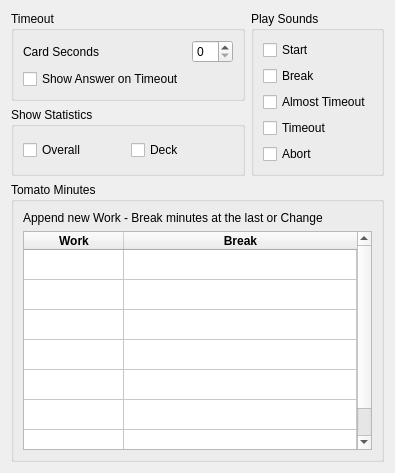
<?xml version="1.0" encoding="UTF-8"?>
<ui version="4.0">
 <class>dlg_config</class>
 <widget class="QDialog" name="dlg_config">
  <property name="geometry">
   <rect>
    <x>0</x>
    <y>0</y>
    <width>395</width>
    <height>473</height>
   </rect>
  </property>
  <property name="windowTitle">
   <string>Config</string>
  </property>
  <property name="windowIcon">
   <iconset resource="resource.qrc">
    <normaloff>:/icon/setting.png</normaloff>:/icon/setting.png</iconset>
  </property>
  <layout class="QGridLayout" name="gridLayout_6">
   <item row="0" column="0">
    <layout class="QHBoxLayout" name="horizontalLayout_3">
     <item>
      <layout class="QVBoxLayout" name="verticalLayout_3">
       <item>
        <widget class="QGroupBox" name="groupBox_2">
         <property name="title">
          <string>Timeout</string>
         </property>
         <layout class="QGridLayout" name="gridLayout_2">
          <item row="0" column="0">
           <layout class="QVBoxLayout" name="verticalLayout_2">
            <item>
             <layout class="QHBoxLayout" name="horizontalLayout">
              <item>
               <widget class="QLabel" name="label">
                <property name="text">
                 <string>Card Seconds</string>
                </property>
               </widget>
              </item>
              <item>
               <spacer name="horizontalSpacer">
                <property name="orientation">
                 <enum>Qt::Horizontal</enum>
                </property>
                <property name="sizeHint" stdset="0">
                 <size>
                  <width>40</width>
                  <height>20</height>
                 </size>
                </property>
               </spacer>
              </item>
              <item>
               <widget class="QSpinBox" name="spin_card_secs"/>
              </item>
             </layout>
            </item>
            <item>
             <widget class="QCheckBox" name="check_answer_timeout">
              <property name="text">
               <string>Show Answer on Timeout</string>
              </property>
             </widget>
            </item>
           </layout>
          </item>
         </layout>
        </widget>
       </item>
       <item>
        <widget class="QGroupBox" name="groupBox">
         <property name="title">
          <string>Show Statistics</string>
         </property>
         <layout class="QGridLayout" name="gridLayout">
          <item row="0" column="0">
           <layout class="QHBoxLayout" name="horizontalLayout_2">
            <item>
             <widget class="QCheckBox" name="check_overall">
              <property name="text">
               <string>Overall</string>
              </property>
             </widget>
            </item>
            <item>
             <widget class="QCheckBox" name="check_deck">
              <property name="text">
               <string>Deck</string>
              </property>
             </widget>
            </item>
           </layout>
          </item>
         </layout>
        </widget>
       </item>
      </layout>
     </item>
     <item>
      <widget class="QGroupBox" name="groupBox_3">
       <property name="title">
        <string>Play Sounds</string>
       </property>
       <layout class="QGridLayout" name="gridLayout_3">
        <item row="0" column="0">
         <layout class="QVBoxLayout" name="verticalLayout">
          <item>
           <widget class="QCheckBox" name="check_start">
            <property name="text">
             <string>Start</string>
            </property>
           </widget>
          </item>
          <item>
           <widget class="QCheckBox" name="check_break">
            <property name="text">
             <string>Break</string>
            </property>
           </widget>
          </item>
          <item>
           <widget class="QCheckBox" name="check_almost_timeout">
            <property name="text">
             <string>Almost Timeout</string>
            </property>
           </widget>
          </item>
          <item>
           <widget class="QCheckBox" name="check_timeout">
            <property name="text">
             <string>Timeout</string>
            </property>
           </widget>
          </item>
          <item>
           <widget class="QCheckBox" name="check_abort">
            <property name="text">
             <string>Abort</string>
            </property>
           </widget>
          </item>
         </layout>
        </item>
       </layout>
      </widget>
     </item>
    </layout>
   </item>
   <item row="1" column="0">
    <widget class="QGroupBox" name="groupBox_4">
     <property name="title">
      <string>Tomato Minutes</string>
     </property>
     <layout class="QGridLayout" name="gridLayout_4">
      <item row="1" column="0">
       <widget class="QTableWidget" name="tableWidget">
        <property name="showDropIndicator" stdset="0">
         <bool>false</bool>
        </property>
        <property name="showGrid">
         <bool>true</bool>
        </property>
        <attribute name="horizontalHeaderVisible">
         <bool>true</bool>
        </attribute>
        <attribute name="horizontalHeaderHighlightSections">
         <bool>true</bool>
        </attribute>
        <attribute name="horizontalHeaderShowSortIndicator" stdset="0">
         <bool>false</bool>
        </attribute>
        <attribute name="horizontalHeaderStretchLastSection">
         <bool>true</bool>
        </attribute>
        <attribute name="verticalHeaderVisible">
         <bool>false</bool>
        </attribute>
        <attribute name="verticalHeaderHighlightSections">
         <bool>true</bool>
        </attribute>
        <attribute name="verticalHeaderShowSortIndicator" stdset="0">
         <bool>false</bool>
        </attribute>
        <attribute name="verticalHeaderStretchLastSection">
         <bool>false</bool>
        </attribute>
        <row>
         <property name="text">
          <string>新建行</string>
         </property>
         <property name="textAlignment">
          <set>AlignHCenter|AlignVCenter|AlignCenter</set>
         </property>
        </row>
        <row>
         <property name="text">
          <string>新建行</string>
         </property>
        </row>
        <row>
         <property name="text">
          <string>新建行</string>
         </property>
        </row>
        <row>
         <property name="text">
          <string>新建行</string>
         </property>
        </row>
        <row>
         <property name="text">
          <string>新建行</string>
         </property>
        </row>
        <row>
         <property name="text">
          <string>新建行</string>
         </property>
        </row>
        <row>
         <property name="text">
          <string>新建行</string>
         </property>
        </row>
        <column>
         <property name="text">
          <string>Work</string>
         </property>
         <property name="font">
          <font>
           <weight>75</weight>
           <bold>true</bold>
          </font>
         </property>
         <property name="textAlignment">
          <set>AlignHCenter|AlignVCenter|AlignCenter</set>
         </property>
        </column>
        <column>
         <property name="text">
          <string>Break</string>
         </property>
         <property name="font">
          <font>
           <weight>75</weight>
           <bold>true</bold>
          </font>
         </property>
        </column>
        <item row="0" column="0">
         <property name="text">
          <string/>
         </property>
         <property name="textAlignment">
          <set>AlignHCenter|AlignVCenter|AlignCenter</set>
         </property>
        </item>
        <item row="0" column="1">
         <property name="text">
          <string/>
         </property>
         <property name="textAlignment">
          <set>AlignHCenter|AlignVCenter|AlignCenter</set>
         </property>
        </item>
        <item row="1" column="0">
         <property name="text">
          <string/>
         </property>
         <property name="textAlignment">
          <set>AlignHCenter|AlignVCenter|AlignCenter</set>
         </property>
        </item>
        <item row="1" column="1">
         <property name="text">
          <string/>
         </property>
         <property name="textAlignment">
          <set>AlignHCenter|AlignVCenter|AlignCenter</set>
         </property>
        </item>
        <item row="2" column="0">
         <property name="text">
          <string/>
         </property>
         <property name="textAlignment">
          <set>AlignHCenter|AlignVCenter|AlignCenter</set>
         </property>
        </item>
        <item row="2" column="1">
         <property name="text">
          <string/>
         </property>
         <property name="textAlignment">
          <set>AlignHCenter|AlignVCenter|AlignCenter</set>
         </property>
        </item>
        <item row="3" column="0">
         <property name="text">
          <string/>
         </property>
         <property name="textAlignment">
          <set>AlignHCenter|AlignVCenter|AlignCenter</set>
         </property>
        </item>
        <item row="3" column="1">
         <property name="text">
          <string/>
         </property>
         <property name="textAlignment">
          <set>AlignHCenter|AlignVCenter|AlignCenter</set>
         </property>
        </item>
        <item row="4" column="0">
         <property name="text">
          <string/>
         </property>
         <property name="textAlignment">
          <set>AlignHCenter|AlignVCenter|AlignCenter</set>
         </property>
        </item>
        <item row="4" column="1">
         <property name="text">
          <string/>
         </property>
         <property name="textAlignment">
          <set>AlignHCenter|AlignVCenter|AlignCenter</set>
         </property>
        </item>
        <item row="5" column="0">
         <property name="text">
          <string/>
         </property>
         <property name="textAlignment">
          <set>AlignHCenter|AlignVCenter|AlignCenter</set>
         </property>
        </item>
        <item row="5" column="1">
         <property name="text">
          <string/>
         </property>
         <property name="textAlignment">
          <set>AlignHCenter|AlignVCenter|AlignCenter</set>
         </property>
        </item>
        <item row="6" column="0">
         <property name="text">
          <string/>
         </property>
         <property name="textAlignment">
          <set>AlignHCenter|AlignVCenter|AlignCenter</set>
         </property>
        </item>
        <item row="6" column="1">
         <property name="text">
          <string/>
         </property>
         <property name="textAlignment">
          <set>AlignHCenter|AlignVCenter|AlignCenter</set>
         </property>
        </item>
       </widget>
      </item>
      <item row="0" column="0">
       <widget class="QLabel" name="label_2">
        <property name="text">
         <string>Append new Work - Break minutes at the last or Change</string>
        </property>
       </widget>
      </item>
     </layout>
     <zorder>tableWidget</zorder>
     <zorder></zorder>
     <zorder>label_2</zorder>
    </widget>
   </item>
  </layout>
 </widget>
 <resources>
  <include location="resource.qrc"/>
 </resources>
 <connections/>
</ui>
